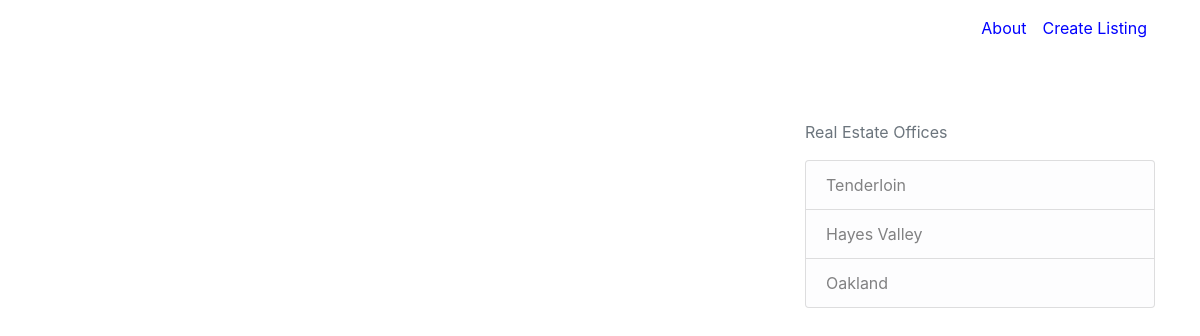
Page /home on the earlier database version.
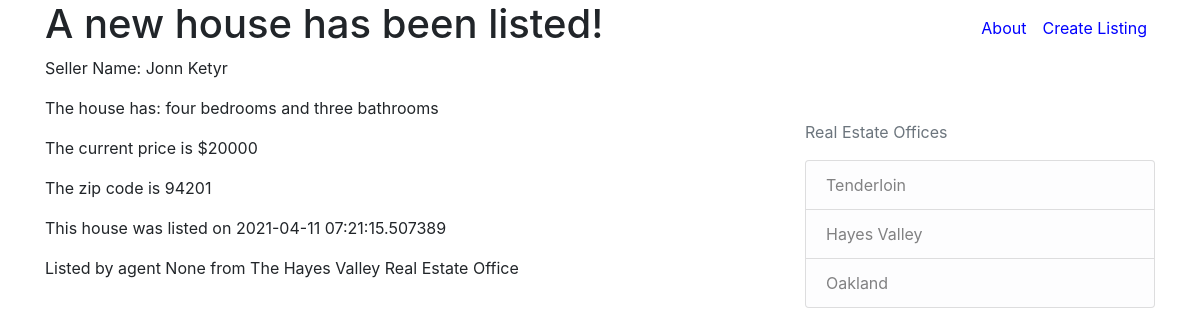
Same page on the later database version.
### real_estate/models.py (models this page shows, shortened)
class Listing(db.Model):
    id = db.Column(db.Integer, primary_key=True)
    seller = db.Column(db.String(100), nullable=False)
    price = db.Column(db.String(100), nullable=False)
    date = db.Column(db.DateTime, nullable=False, default=datetime.utcnow)
    bedrooms = db.Column(db.String(100), nullable=False)
    bathrooms = db.Column(db.String(100), nullable=False)
    zipcode = db.Column(db.String(100), nullable=False)
    office = db.Column(db.String(100), nullable=False)
    agent_id = db.Column(db.Integer, db.ForeignKey('agent.id'), nullable=False)

### real_estate/routes.py (the view)
@app.route("/")
@app.route("/home")
def home():
    listings = Listing.query.all()
    return render_template('home.html', listings=listings)

### real_estate/templates/home.html
{% extends "layout.html" %}
{% block navigation%}
<a class="nav-item nav-link" href="{{ url_for('about') }}" style="color:blue">About</a>
<a class="nav-item nav-link" href="{{ url_for('new_listing') }}" style="color:blue">Create Listing</a>
{% endblock navigation %}
{% block content %}
    {% for listing in listings %}
        <h1>A new house has been listed!</h1>
        <p>Seller Name: {{ listing.seller }}</p>
        <p>The house has: {{ listing.bedrooms }} bedrooms and {{ listing.bathrooms }} bathrooms</p>
        <p>The current price is ${{ listing.price }}</p>
        <p>The zip code is {{ listing.zipcode }}</p>
        <p>This house was listed on {{ listing.date }}</p>
        <p>Listed by agent {{ listing.agent }} from The {{ listing.office }} Real Estate Office</p>
    {% endfor %}
{% endblock content %}

### real_estate/templates/layout.html (shortened to what this page needs)
<!DOCTYPE html>
<html>
    <head>
        <link rel="stylesheet" href="https://maxcdn.bootstrapcdn.com/bootstrap/4.0.0/css/bootstrap.min.css">
    </head>
    <body>
        <header class="site-header">
            <nav class="navbar navbar-expand-md navbar-dark bg-steel fixed-top">
              <div class="container">
                <div class="collapse navbar-collapse" id="navbarToggle">
                  <div class="navbar-nav">
                        {% block navigation %}{% endblock %}
                  </div>
                </div>
              </div>
            </nav>
          </header>
          <main role="main" class="container">
            <div class="row">
              <div class="col-md-8">
                {% block content %}{% endblock %}
              </div>
              <div class="col-md-4">
                <div class="content-section">
                    <br>
                    <br>
                    <br>
                    <br>
                    <br>
                  <p class='text-muted'>Real Estate Offices
                    <ul class="list-group">
                      <li class="list-group-item list-group-item-light">Tenderloin</li>
                      <li class="list-group-item list-group-item-light">Hayes Valley</li>
                      <li class="list-group-item list-group-item-light">Oakland</li>
                    </ul>
                  </p>
                </div>
              </div>
            </div>
          </main>
    </body>
</html>

Differences in the rows shown:
added Listing: seller "Jonn Ketyr", bedrooms "four", bathrooms "three", price "20000", zipcode "94201", date "2021-04-11 07:21:15.507389", agent "None", office "Hayes Valley"
